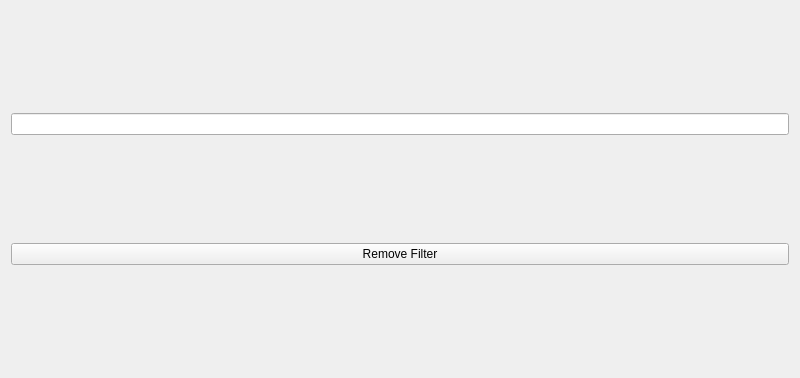
<?xml version="1.0" encoding="UTF-8"?>
<ui version="4.0">
 <class>Widget</class>
 <widget class="QWidget" name="Widget">
  <property name="geometry">
   <rect>
    <x>0</x>
    <y>0</y>
    <width>800</width>
    <height>378</height>
   </rect>
  </property>
  <property name="windowTitle">
   <string>Widget</string>
  </property>
  <layout class="QVBoxLayout" name="verticalLayout">
   <item>
    <widget class="QLineEdit" name="lineEdit"/>
   </item>
   <item>
    <widget class="QPushButton" name="pushButton">
     <property name="text">
      <string>Remove Filter</string>
     </property>
    </widget>
   </item>
  </layout>
 </widget>
 <resources/>
 <connections/>
</ui>
